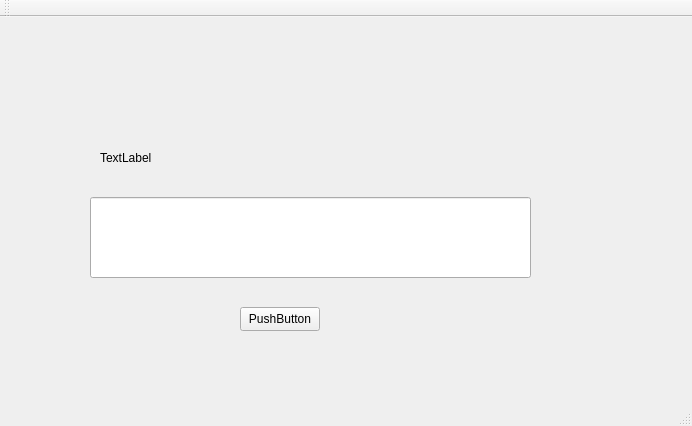
<?xml version="1.0" encoding="UTF-8"?>
<ui version="4.0">
 <class>MainWindow</class>
 <widget class="QMainWindow" name="MainWindow">
  <property name="geometry">
   <rect>
    <x>0</x>
    <y>0</y>
    <width>692</width>
    <height>426</height>
   </rect>
  </property>
  <property name="windowTitle">
   <string>MainWindow</string>
  </property>
  <widget class="QWidget" name="centralWidget">
   <widget class="QLineEdit" name="lineEdit">
    <property name="geometry">
     <rect>
      <x>90</x>
      <y>180</y>
      <width>441</width>
      <height>81</height>
     </rect>
    </property>
   </widget>
   <widget class="QLabel" name="label">
    <property name="geometry">
     <rect>
      <x>100</x>
      <y>120</y>
      <width>201</width>
      <height>41</height>
     </rect>
    </property>
    <property name="text">
     <string>TextLabel</string>
    </property>
   </widget>
   <widget class="QPushButton" name="pushButton">
    <property name="geometry">
     <rect>
      <x>240</x>
      <y>290</y>
      <width>80</width>
      <height>24</height>
     </rect>
    </property>
    <property name="text">
     <string>PushButton</string>
    </property>
   </widget>
  </widget>
  <widget class="QMenuBar" name="menuBar">
   <property name="geometry">
    <rect>
     <x>0</x>
     <y>0</y>
     <width>692</width>
     <height>21</height>
    </rect>
   </property>
  </widget>
  <widget class="QToolBar" name="mainToolBar">
   <attribute name="toolBarArea">
    <enum>TopToolBarArea</enum>
   </attribute>
   <attribute name="toolBarBreak">
    <bool>false</bool>
   </attribute>
  </widget>
  <widget class="QStatusBar" name="statusBar"/>
 </widget>
 <layoutdefault spacing="6" margin="11"/>
 <resources/>
 <connections/>
</ui>
